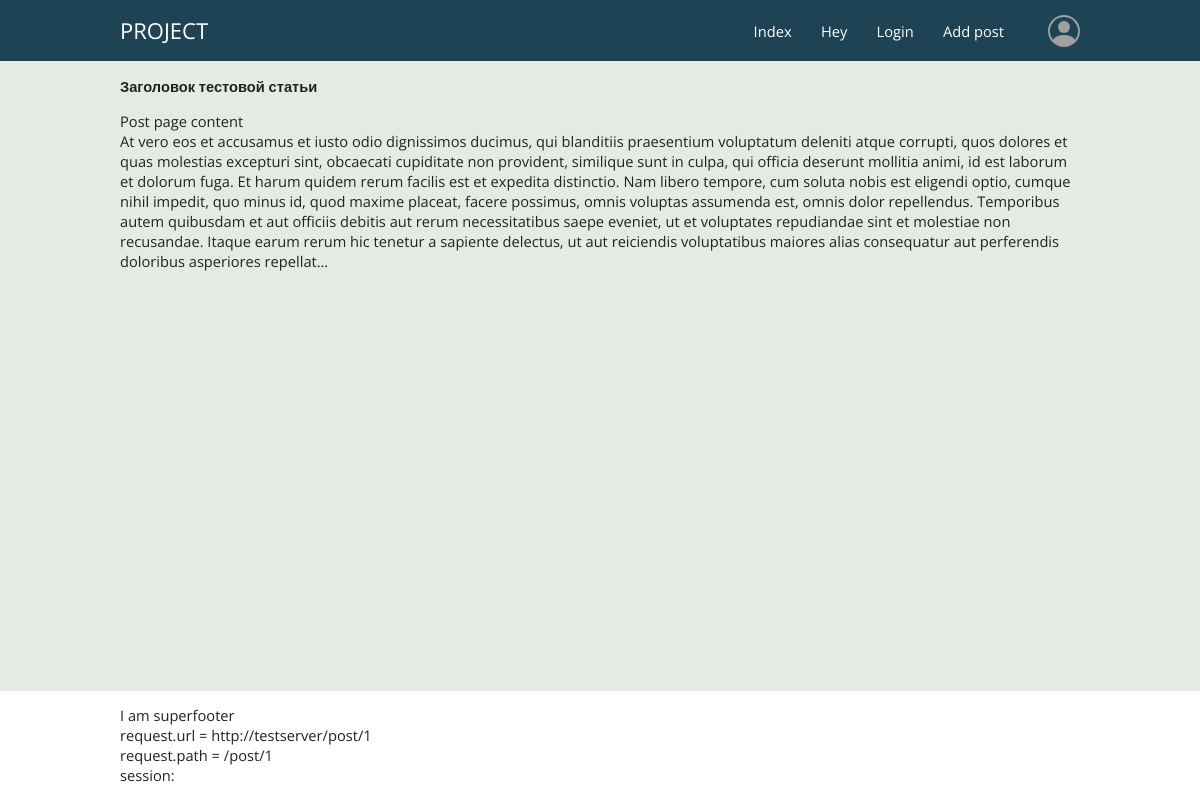
/post/1, run on an earlier commit of the app's database.
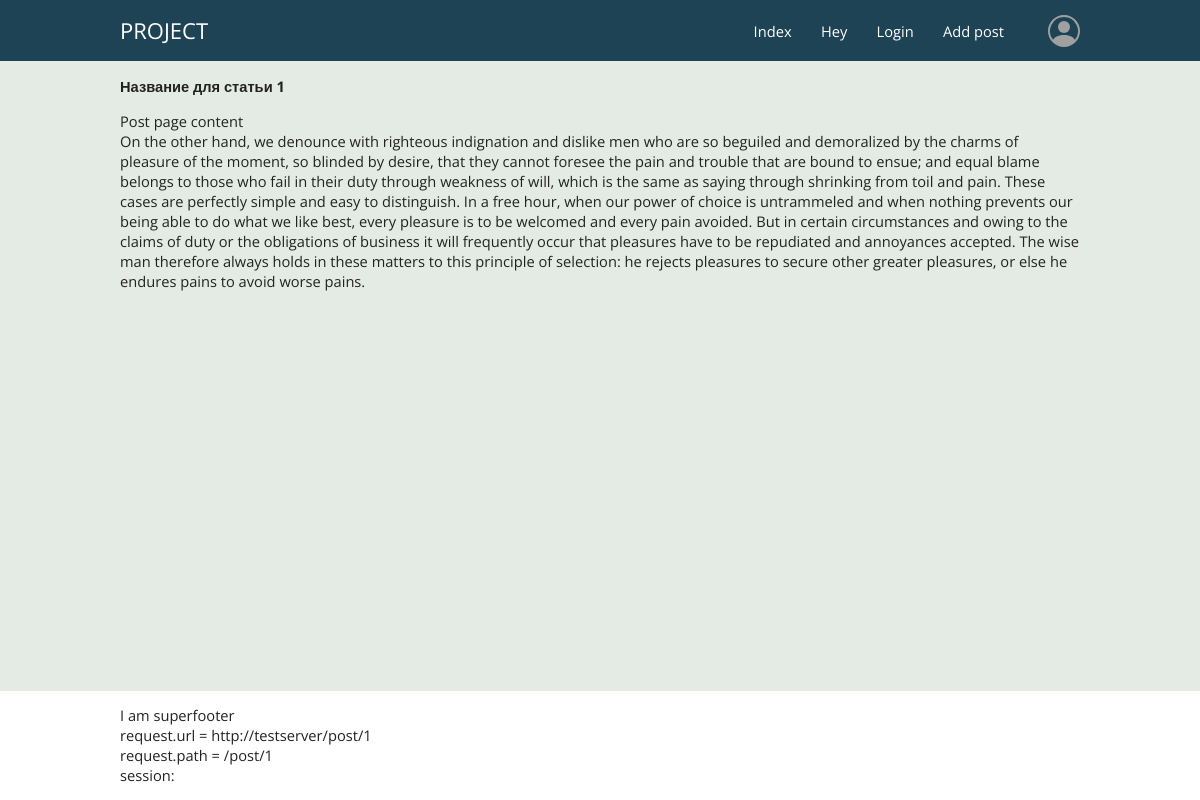
And on a later commit of the database.
### tables this page shows
CREATE TABLE posts (
    id integer PRIMARY KEY AUTOINCREMENT,
    title text NOT NULL,
    text text NOT NULL,
    url text NOT NULL,
    time integer NOT NULL
);

### app.py (the view)
@app.route("/post/<int:post_id>")
def showPost(post_id):
    article = dbase().getPost(post_id)
    return render_template("post.html", title=article[0], article=article)

### FDataBase.py (called while the page is built)
    def getmenu(self):
        try:
            self.__cur.execute('SELECT * FROM mainmenu')
            res = self.__cur.fetchall()
            if res:
                return res
        except sqlite3.Error as e:
            print('DB read error'+str(e))
        return []

    def getPost(self, post_id):
        sql = '''SELECT title, text, time FROM posts WHERE id = 1'''
        try:
            self.__cur.execute(f'SELECT title, text, time FROM posts WHERE id = {post_id} LIMIT 1')
            res = self.__cur.fetchone()
            if res:
                return res
        except sqlite3.Error as e:
            print('DB read error'+str(e))
        return []

### app.py (called while the page is built)
def connect_db():
    conn = sqlite3.connect(app.config['DATABASE'])
    conn.row_factory = sqlite3.Row
    return conn

def get_db():
    if not hasattr(g, 'link_db'):
        g.link_db = connect_db()
    return g.link_db

def dbase():
    db = get_db()
    dbase = FDataBase(db)
    return dbase

@app.context_processor
def main_menu():
    return dict(
        dbase=dbase(),
        menu=dbase().getmenu(),
        path=request.url
    )

### templates/post.html
{% extends 'main.html' %}
{% block content %}
    <p>Post page content</p>
    <p>{{ article[1] }}</p>
{% endblock %}

### templates/main.html (shortened to what this page needs)
<!DOCTYPE html>
<html lang="en">
<head>
    <link type="text/css" href="{{ url_for('static', filename='css/styles.css') }}" rel="stylesheet">
</head>
<body>
    {% include 'header.html' %}
    <main>
        <div class="wrapper">
            {% block H1 %}
                {% if title %}
                    <h1> {{ title }} </h1>
                {% else %}
                    <h1> Welcome </h1>
                {% endif %}
            {% endblock %}
            {% block content %}{% endblock %}
        </div>
    </main>
    <footer>
        <div class="wrapper">
            {% include 'footer.html' %}
        </div>
    </footer>
</body>

What changed in the data, as far as the page shows it:
changed posts: title "Заголовок тестовой статьи" → "Название для статьи 1"; text "At vero eos et accusamus et iusto odio dignissimos ducimus, qui blanditiis praesentium voluptatum deleniti atque corrupti, quos dolores et quas molestias excepturi sint, obcaecati cupiditate non provident, similique sunt in culpa, qui officia deserunt mollitia animi, id est laborum et dolorum fuga. Et harum quidem rerum facilis est et expedita distinctio. Nam libero tempore, cum soluta nobis est eligendi optio, cumque nihil impedit, quo minus id, quod maxime placeat, facere possimus, omnis voluptas assumenda est, omnis dolor repellendus. Temporibus autem quibusdam et aut officiis debitis aut rerum necessitatibus saepe eveniet, ut et voluptates repudiandae sint et molestiae non recusandae.…" → "On the other hand, we denounce with righteous indignation and dislike men who are so beguiled and demoralized by the charms of pleasure of the moment, so blinded by desire, that they cannot foresee the pain and trouble that are bound to ensue; and equal blame belongs to those who fail in their duty through weakness of will, which is the same as saying through shrinking from toil and pain. These cases are perfectly simple and easy to distinguish. In a free hour, when our power of choice is untrammeled and when nothing prevents our being able to do what we like best, every pleasure is to be welcomed and every pain avoided. But in certain circumstances and owing to the claims of duty or the…"
